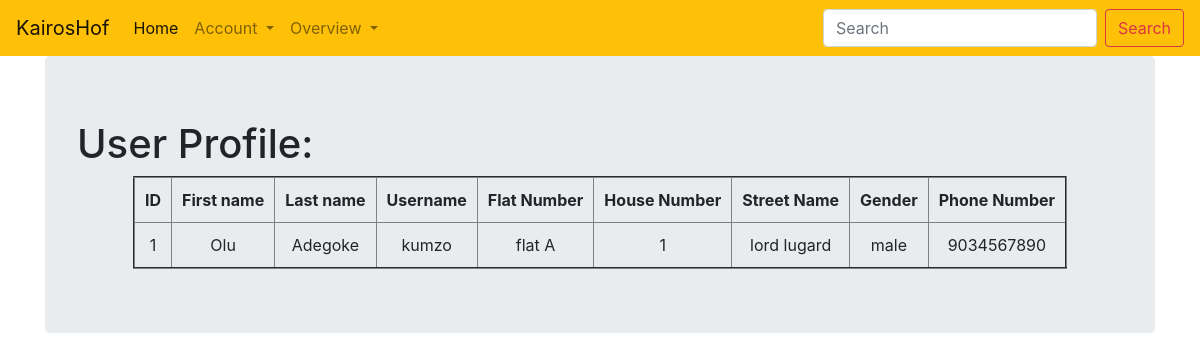
Screenshot of /viewprofile/1 (signed in) with the database file from the repository.
### estate_management/usermodels.py (models this page shows, shortened)
class User(db.Model, UserMixin):
    __tablename__ = 'users'
    id = db.Column(db.Integer, primary_key=True)
    profile_image = db.Column(db.String(20), nullable=False, default='default_profile.png')
    firstname = db.Column(db.String, nullable=False)
    lastname = db.Column(db.String, nullable=False)
    dateofbirth = db.Column(db.DateTime, nullable=False)
    username = db.Column(db.String, nullable=False)
    password_hash = db.Column(db.String, nullable=False)
    streetname = db.Column(db.Text, nullable=False)
    housenumber = db.Column(db.String, nullable=False)
    flatnumber = db.Column(db.String, nullable=False)
    gender = db.Column(db.String, nullable=False)
    telephone = db.Column(db.Integer, nullable=False)
    role = db.Column(db.String, nullable=False)
    guests = db.relationship('Guest', backref='host', lazy='dynamic')
    staffs = db.relationship('Staff', backref='boss', lazy='dynamic')
    services = db.relationship('Service', backref='requester', lazy='dynamic')
    enquiries = db.relationship('Enquiry', backref='asker', lazy='dynamic')
    news = db.relationship('Publication', backref='reporter', lazy='dynamic')
    subscriptions = db.relationship('Subscription', backref='subscriber', lazy='dynamic')

### estate_management/core/userviews.py (the view)
@core.route("/viewprofile/<int:user_id>", methods = ['GET','POST'])
@login_required
def viewprofile(user_id):
    user = User.query.filter_by(id=user_id)
    return render_template('viewprofile.html', user=user)

### estate_management/usermodels.py (called while the page is built)
@login_manager.user_loader
def load_user(user_id):
    return User.query.get(user_id)

### estate_management/templates/viewprofile.html
{% extends "base.html" %}
{% block content %}
<div class="jumbotron">
  <h1>User Profile:</h1>
  <table border="2" cellspacing="0" cellpadding="10" width="" align="center" bgcolor="">
    <tr align="center">
      <th>ID</th>
      <th>First name</th>
      <th>Last name</th>
      <th>Username</th>
      <th>Flat Number</th>
      <th>House Number</th>
      <th>Street Name</th>
      <th>Gender</th>
      <th>Phone Number</th>
    </tr>
    {% for user in user %}
    <tr align="center" >
      <td>{{user.id}}</td>
      <td>{{user.firstname}}</td>
      <td>{{user.lastname}}</td>
      <td>{{user.username}}</td>
      <td>{{user.flatnumber}}</td>
      <td>{{user.housenumber}}</td>
      <td>{{user.streetname}}</td>
      <td>{{user.gender}}</td>
      <td>{{user.telephone}}</td>
    </tr>
  {% endfor %}
  </table>
</div>
{% endblock content %}

### rows the page displays
User: id "1", firstname "Olu", lastname "Adegoke", username "kumzo", flatnumber "flat A", housenumber "1", streetname "lord lugard", gender "male", telephone "9034567890"
